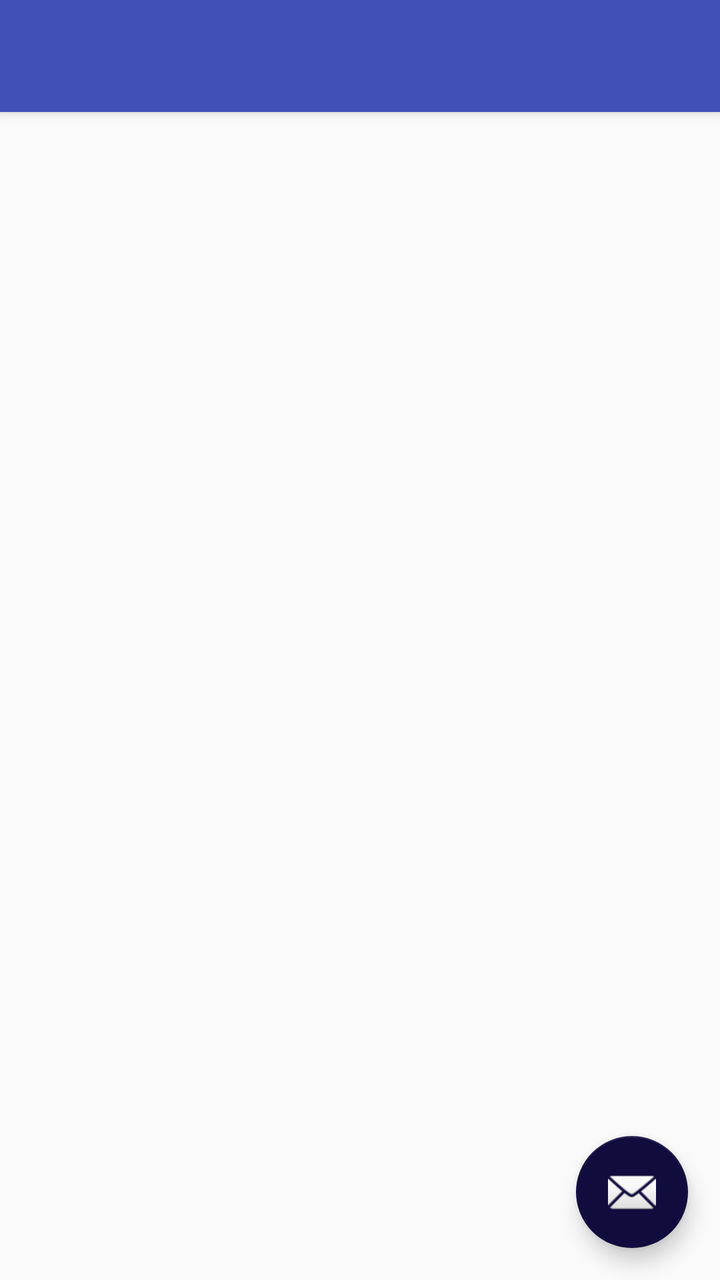
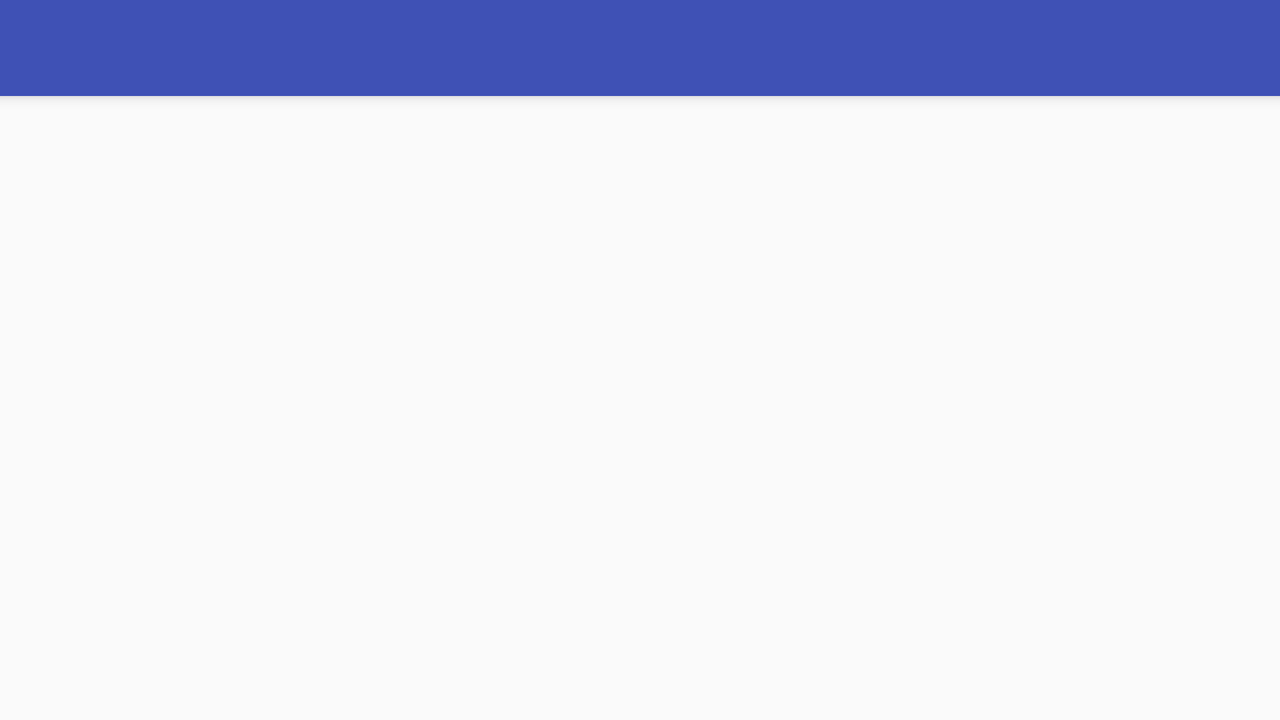

First picture: res/layout/ on a phone held upright. Second picture: the repository's own variant of that layout, on a device whose configuration matches the variant's folder. Source for both follows.
<!-- AndroidManifest.xml: application theme AppTheme -->
<!-- res/layout/app_bar_principal.xml -->
<?xml version="1.0" encoding="utf-8"?>
<android.support.design.widget.CoordinatorLayout xmlns:android="http://schemas.android.com/apk/res/android"
    xmlns:app="http://schemas.android.com/apk/res-auto"
    xmlns:tools="http://schemas.android.com/tools"
    android:layout_width="match_parent"
    android:layout_height="match_parent"
    tools:context="com.example.valkzer.motorizados.Activities.Principal">

    <android.support.design.widget.AppBarLayout
        android:layout_width="match_parent"
        android:layout_height="wrap_content"
        android:theme="@style/AppTheme.AppBarOverlay">

        <android.support.v7.widget.Toolbar
            android:id="@+id/toolbar"
            android:layout_width="match_parent"
            android:layout_height="?attr/actionBarSize"
            android:background="?attr/colorPrimary"
            app:popupTheme="@style/AppTheme.PopupOverlay" />

    </android.support.design.widget.AppBarLayout>

    <include layout="@layout/content_principal" />

    <android.support.design.widget.FloatingActionButton
        android:id="@+id/fab"
        android:layout_width="wrap_content"
        android:layout_height="wrap_content"
        android:layout_gravity="bottom|end"
        android:layout_margin="@dimen/fab_margin"
        app:srcCompat="@android:drawable/ic_dialog_email" />

</android.support.design.widget.CoordinatorLayout>
<!-- res/layout/content_principal.xml (included above) -->
<?xml version="1.0" encoding="utf-8"?>
<android.support.constraint.ConstraintLayout xmlns:android="http://schemas.android.com/apk/res/android"
    xmlns:app="http://schemas.android.com/apk/res-auto"
    xmlns:tools="http://schemas.android.com/tools"
    android:layout_width="match_parent"
    android:layout_height="match_parent"
    app:layout_behavior="@string/appbar_scrolling_view_behavior"
    tools:context="com.example.valkzer.motorizados.Activities.Principal"
    tools:showIn="@layout/app_bar_principal">

</android.support.constraint.ConstraintLayout>
<!-- resources referenced by this layout -->
<resources>
  <dimen name="fab_margin">16dp</dimen>
  <style name="AppTheme.AppBarOverlay" parent="ThemeOverlay.AppCompat.Dark.ActionBar" />
  <style name="AppTheme.PopupOverlay" parent="ThemeOverlay.AppCompat.Light" />
  <style name="AppTheme" parent="Theme.AppCompat.Light.DarkActionBar">
          
          <item name="colorPrimary">@color/colorPrimary</item>
          <item name="colorPrimaryDark">@color/colorPrimaryDark</item>
          <item name="colorAccent">@color/colorAccent</item>
      </style>
  <color name="colorPrimary">#3f51b5</color>
  <color name="colorPrimaryDark">#1b2251</color>
  <color name="colorAccent">#100d3e</color>
</resources>
<!-- res/layout-land/app_bar_principal.xml (the repository's variant of the layout above) -->
<!-- drawn on the phone turned sideways -->
<?xml version="1.0" encoding="utf-8"?>
<android.support.design.widget.CoordinatorLayout xmlns:android="http://schemas.android.com/apk/res/android"
    xmlns:app="http://schemas.android.com/apk/res-auto"
    xmlns:tools="http://schemas.android.com/tools"
    android:layout_width="match_parent"
    android:layout_height="match_parent"
    tools:context="com.example.valkzer.motorizados.Activities.MainActivity">

    <android.support.design.widget.AppBarLayout
        android:layout_width="match_parent"
        android:layout_height="wrap_content"
        android:theme="@style/AppTheme.AppBarOverlay">

        <android.support.v7.widget.Toolbar
            android:id="@+id/toolbar"
            android:layout_width="match_parent"
            android:layout_height="?attr/actionBarSize"
            android:background="?attr/colorPrimary"
            app:popupTheme="@style/AppTheme.PopupOverlay" />

    </android.support.design.widget.AppBarLayout>

    <include layout="@layout/content_principal" />

</android.support.design.widget.CoordinatorLayout>
<!-- res/layout/app_bar_principal.xml (included above) -->
<?xml version="1.0" encoding="utf-8"?>
<android.support.design.widget.CoordinatorLayout xmlns:android="http://schemas.android.com/apk/res/android"
    xmlns:app="http://schemas.android.com/apk/res-auto"
    xmlns:tools="http://schemas.android.com/tools"
    android:layout_width="match_parent"
    android:layout_height="match_parent"
    tools:context="com.example.valkzer.motorizados.Activities.Principal">

    <android.support.design.widget.AppBarLayout
        android:layout_width="match_parent"
        android:layout_height="wrap_content"
        android:theme="@style/AppTheme.AppBarOverlay">

        <android.support.v7.widget.Toolbar
            android:id="@+id/toolbar"
            android:layout_width="match_parent"
            android:layout_height="?attr/actionBarSize"
            android:background="?attr/colorPrimary"
            app:popupTheme="@style/AppTheme.PopupOverlay" />

    </android.support.design.widget.AppBarLayout>

    <include layout="@layout/content_principal" />

    <android.support.design.widget.FloatingActionButton
        android:id="@+id/fab"
        android:layout_width="wrap_content"
        android:layout_height="wrap_content"
        android:layout_gravity="bottom|end"
        android:layout_margin="@dimen/fab_margin"
        app:srcCompat="@android:drawable/ic_dialog_email" />

</android.support.design.widget.CoordinatorLayout>
